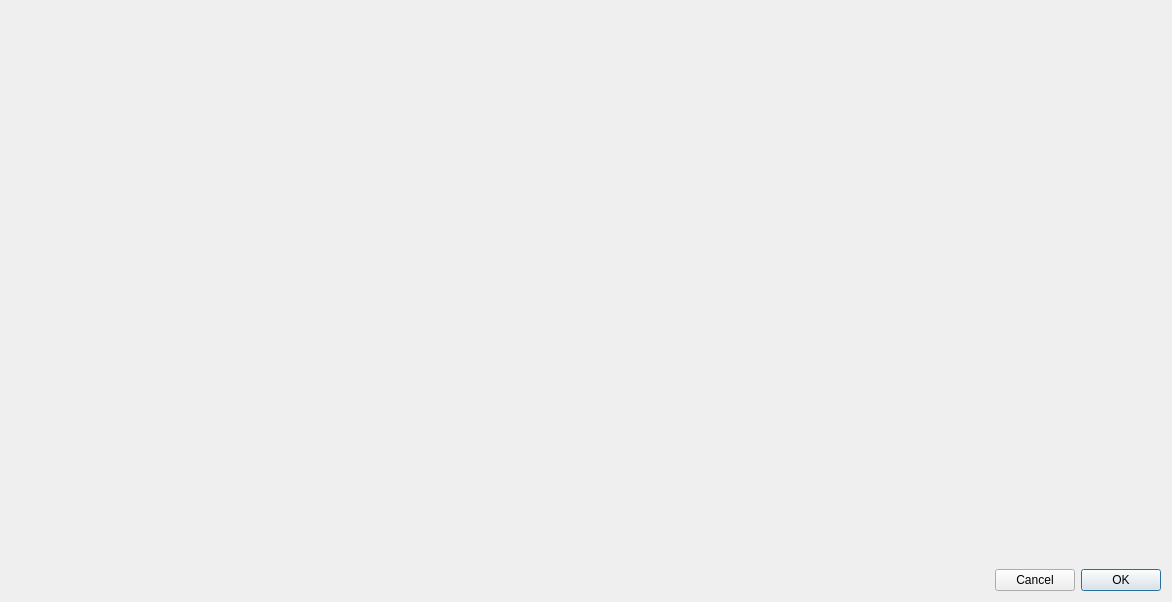
<?xml version="1.0" encoding="UTF-8"?>
<ui version="4.0">
 <class>ProcedureDialog</class>
 <widget class="QDialog" name="ProcedureDialog">
  <property name="geometry">
   <rect>
    <x>0</x>
    <y>0</y>
    <width>1172</width>
    <height>602</height>
   </rect>
  </property>
  <property name="minimumSize">
   <size>
    <width>0</width>
    <height>0</height>
   </size>
  </property>
  <property name="maximumSize">
   <size>
    <width>9999</width>
    <height>9999</height>
   </size>
  </property>
  <property name="windowTitle">
   <string>ProcedureDialog</string>
  </property>
  <layout class="QVBoxLayout" name="verticalLayout">
   <item>
    <layout class="QHBoxLayout" name="horizontalLayout">
     <item>
      <widget class="ProcedureListView" name="procedureListView" native="true">
       <property name="sizePolicy">
        <sizepolicy hsizetype="Expanding" vsizetype="Preferred">
         <horstretch>0</horstretch>
         <verstretch>0</verstretch>
        </sizepolicy>
       </property>
      </widget>
     </item>
     <item>
      <widget class="ProcedureInput" name="procedureInput" native="true">
       <property name="sizePolicy">
        <sizepolicy hsizetype="Preferred" vsizetype="Expanding">
         <horstretch>0</horstretch>
         <verstretch>0</verstretch>
        </sizepolicy>
       </property>
       <property name="minimumSize">
        <size>
         <width>400</width>
         <height>550</height>
        </size>
       </property>
       <property name="maximumSize">
        <size>
         <width>400</width>
         <height>16777215</height>
        </size>
       </property>
      </widget>
     </item>
    </layout>
   </item>
   <item>
    <layout class="QHBoxLayout" name="horizontalLayout_4">
     <item>
      <widget class="QLabel" name="statusLabel">
       <property name="sizePolicy">
        <sizepolicy hsizetype="Preferred" vsizetype="Preferred">
         <horstretch>0</horstretch>
         <verstretch>0</verstretch>
        </sizepolicy>
       </property>
       <property name="text">
        <string/>
       </property>
       <property name="wordWrap">
        <bool>false</bool>
       </property>
      </widget>
     </item>
     <item>
      <spacer name="horizontalSpacer">
       <property name="orientation">
        <enum>Qt::Orientation::Horizontal</enum>
       </property>
       <property name="sizeType">
        <enum>QSizePolicy::Policy::Expanding</enum>
       </property>
       <property name="sizeHint" stdset="0">
        <size>
         <width>13</width>
         <height>20</height>
        </size>
       </property>
      </spacer>
     </item>
     <item>
      <widget class="QPushButton" name="cancelButton">
       <property name="sizePolicy">
        <sizepolicy hsizetype="Preferred" vsizetype="Preferred">
         <horstretch>0</horstretch>
         <verstretch>0</verstretch>
        </sizepolicy>
       </property>
       <property name="text">
        <string>Cancel</string>
       </property>
       <property name="autoDefault">
        <bool>false</bool>
       </property>
      </widget>
     </item>
     <item>
      <widget class="QPushButton" name="okButton">
       <property name="sizePolicy">
        <sizepolicy hsizetype="Preferred" vsizetype="Preferred">
         <horstretch>0</horstretch>
         <verstretch>0</verstretch>
        </sizepolicy>
       </property>
       <property name="text">
        <string>OK</string>
       </property>
       <property name="default">
        <bool>true</bool>
       </property>
      </widget>
     </item>
    </layout>
   </item>
  </layout>
 </widget>
 <layoutdefault spacing="6" margin="11"/>
 <customwidgets>
  <customwidget>
   <class>ProcedureInput</class>
   <extends>QWidget</extends>
   <header>View/SubWidgets/ProcedureInput.h</header>
   <container>1</container>
  </customwidget>
  <customwidget>
   <class>ProcedureListView</class>
   <extends>QWidget</extends>
   <header>View/SubWidgets/ProcedureListView.h</header>
   <container>1</container>
  </customwidget>
 </customwidgets>
 <resources/>
 <connections/>
</ui>
